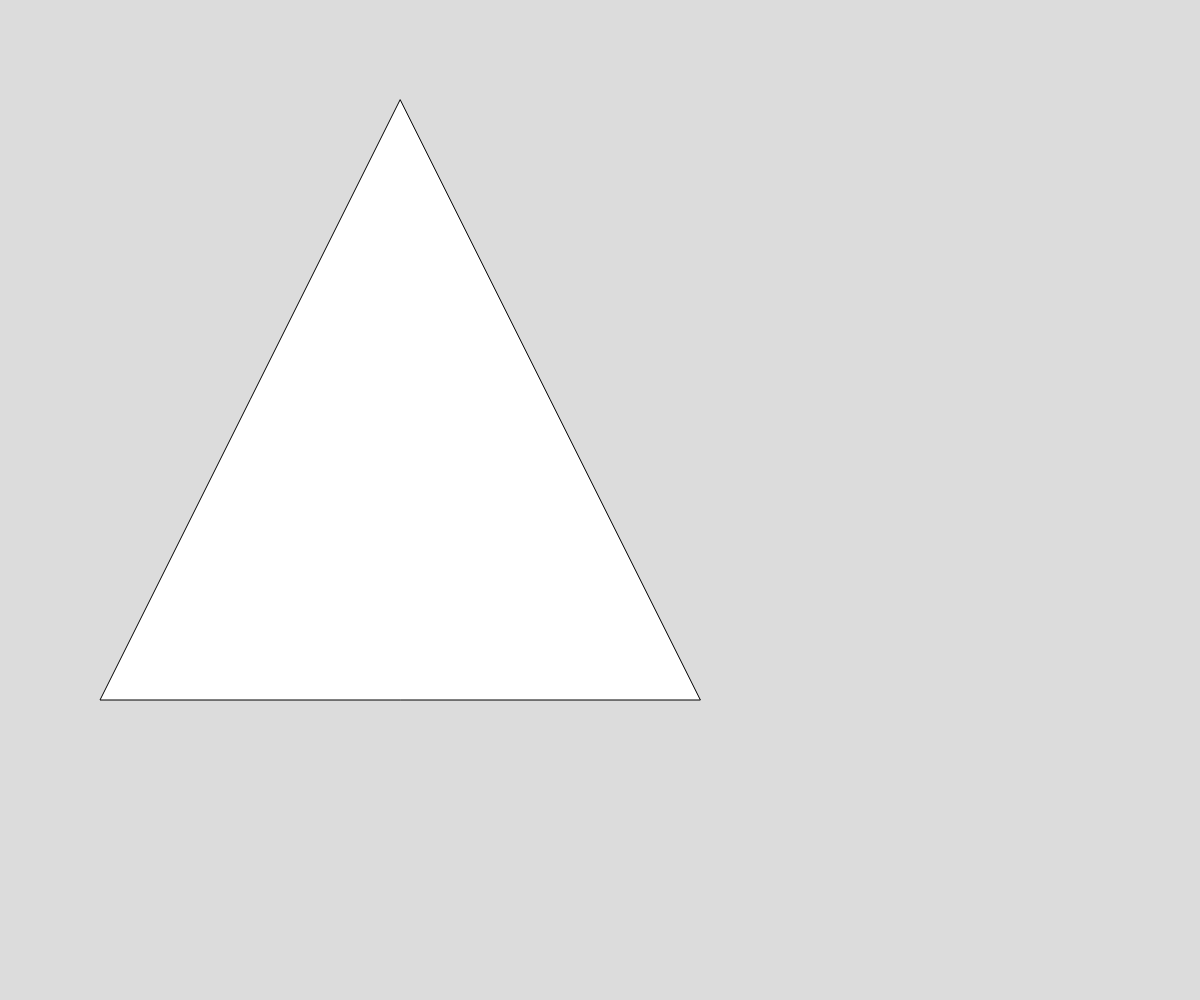
Frame 1 (no input)
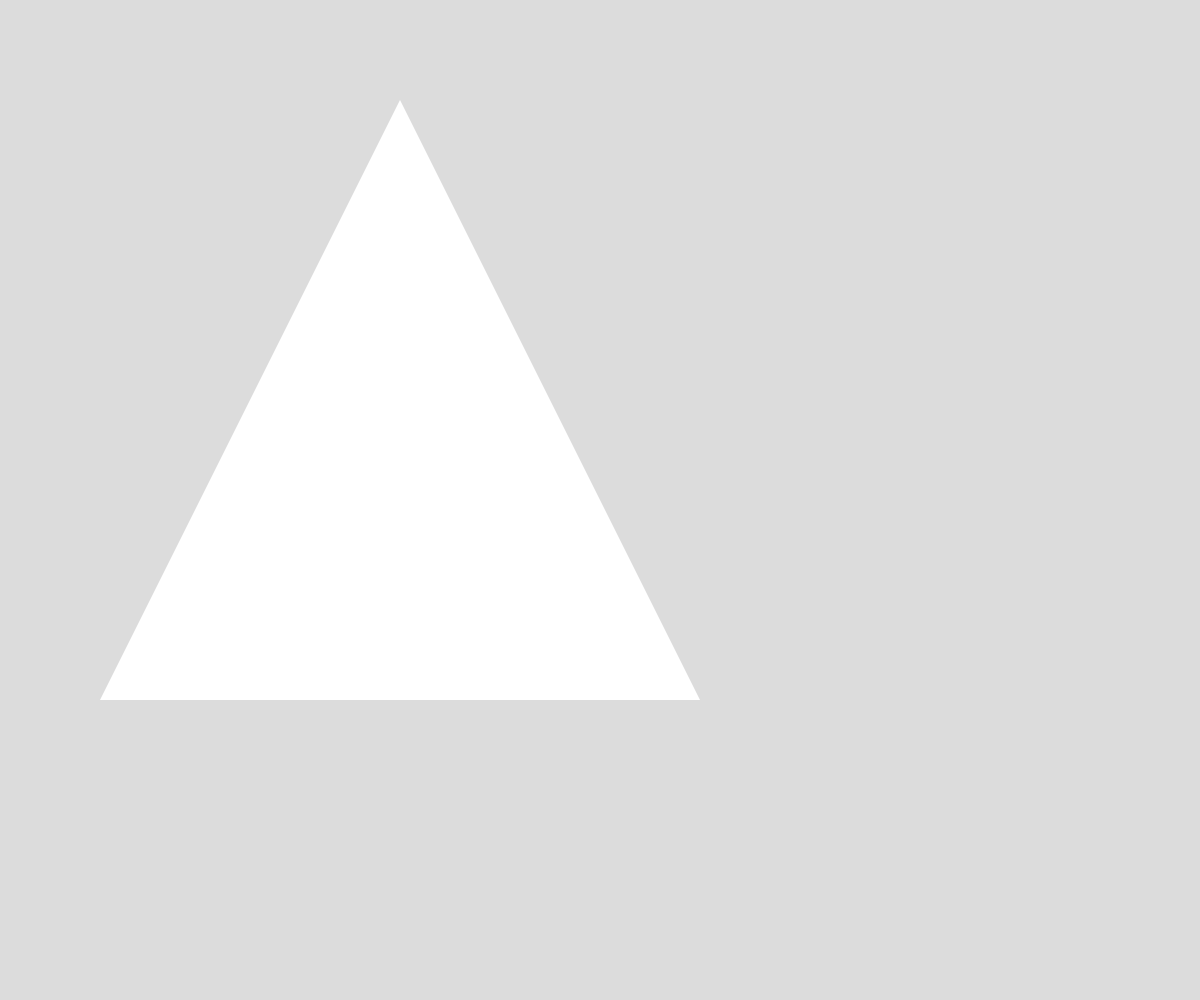
Frame 60 (no input)
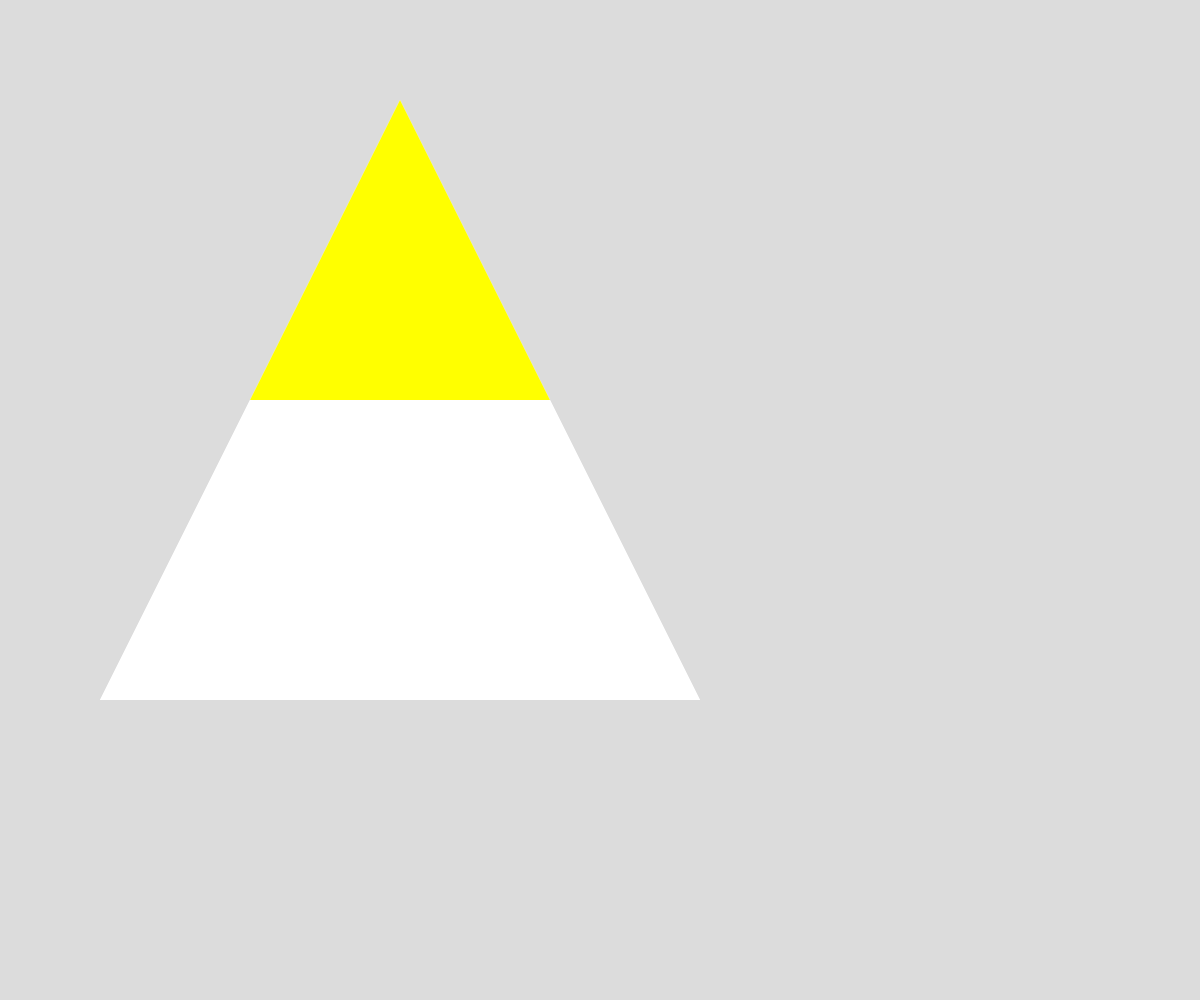
Frame 120 (the mouse pressed at the canvas centre since frame 60)

The p5.js sketch that drew these frames (run headless with seeded random() and noise() and a simulated clock; from frame 60 on, the mouse is pressed at the canvas centre):

// p5.js sketch
// ── sketch.js
// Sierpinski Triangle Demo

let triangleVertices = [
  {x: 400, y: 100},
  {x: 100, y: 700},
  {x: 700, y: 700},
];

let theDegree = 0;
let theColors = ["white", "yellow", "orange", "pink", "violet", "green", "blue", "red", "beige"];

function setup() {
  createCanvas(windowWidth, windowHeight);
}

function draw() {
  background(220);
  sierpinski(triangleVertices, theDegree);
}

function mousePressed() {
  if (theDegree < 8) {
    theDegree++;
  }
}

function sierpinski(points, degree) {
  triangle(points[0].x, points[0].y, points[1].x, points[1].y, points[2].x, points[2].y);
  noStroke();
  fill(theColors[degree]);
  //exit clause, if degree is too small
  if (degree > 0) {
    //pattern
    sierpinski([points[0],
              getMidpoint(points[0], points[1]),
              getMidpoint(points[0], points[2])],
              degree - 1);

    sierpinski([points[1],
              getMidpoint(points[0], points[1]),
              getMidpoint(points[1], points[2])],
              degree - 1);

    sierpinski([points[2],
              getMidpoint(points[0], points[2]),
              getMidpoint(points[1], points[2])],
              degree - 1);
  }
}

function getMidpoint(point1, point2) {
  let xDiff = point1.x + point2.x;
  let yDiff = point1.y + point2.y;
  let midpoint = {x: xDiff/2, y: yDiff/2};
  return midpoint;
}
